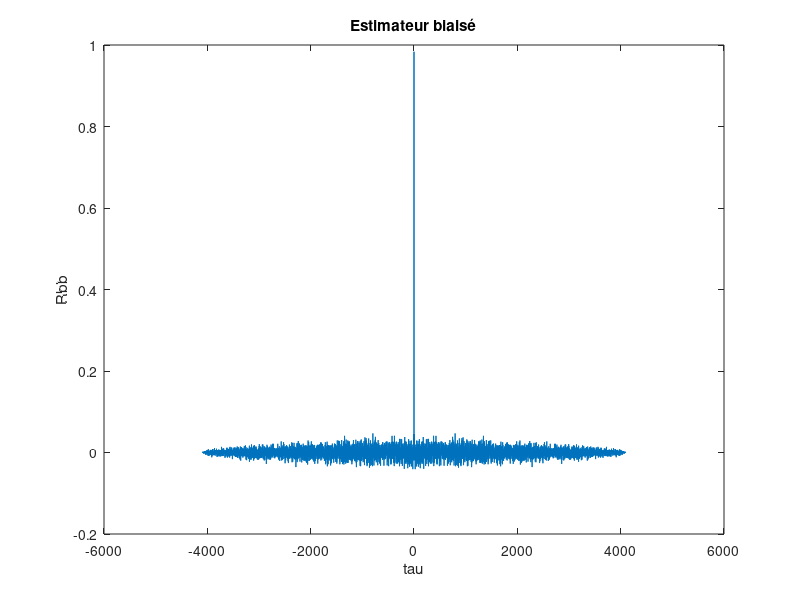
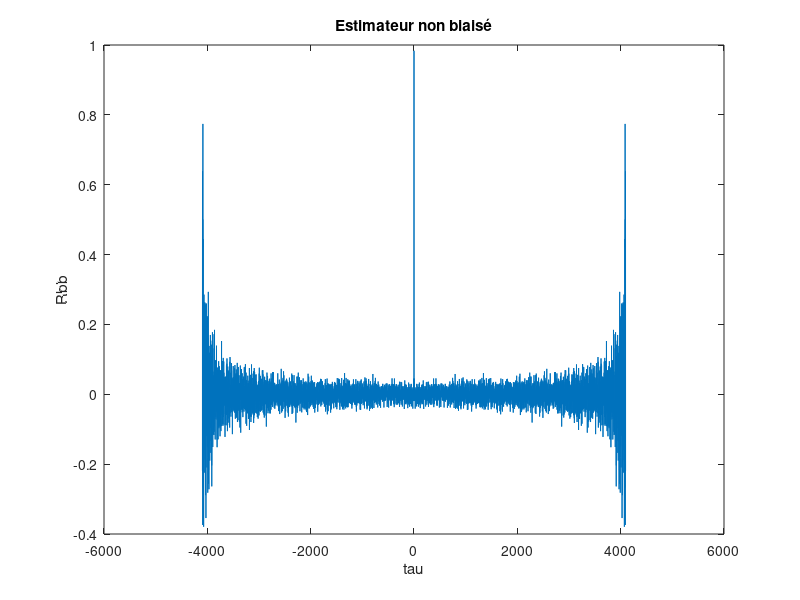
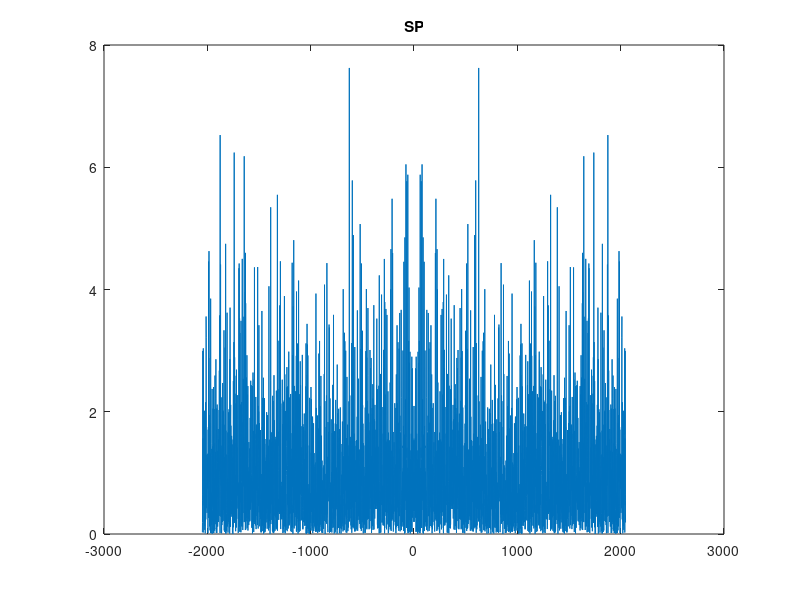
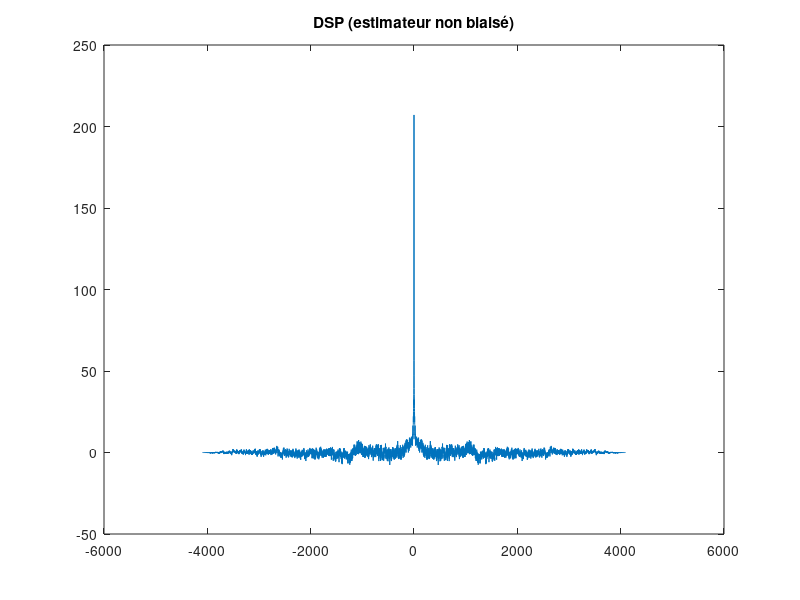

The MATLAB script that drew these images, in order:
clear all; clc ; close all;

%% PRÉLIMINAIRE 1

% Bruit blanc

N = 2^12;
sigma = 1;
mu = 0;

b = mu + randn(1,N)*sigma;

% Théorie : Rbb(tau) = sigma^2*delta(tau)

% Estimateur biaisé
Rbb_b = xcorr(b, 'biased');
figure, plot(-N+1:N-1, Rbb_b), title('Estimateur biaisé'), xlabel('tau'), ylabel('Rbb');
% Estimateur non biaisé
Rbb_nb = xcorr(b, 'unbiased');
figure, plot(-N+1:N-1, Rbb_nb), title('Estimateur non biaisé'), xlabel('tau'), ylabel('Rbb');

% Spectre de puissance
SP = abs(fftshift(fft(b))).^2/N;
figure, plot(-N/2:N/2-1, SP), title('SP');

% Densité spectrale de puissance
DSP = fftshift(fft(abs(Rbb_nb)));
figure, plot(-N+1:N-1, DSP), title('DSP (estimateur non biaisé)');

%% PRÉLIMINAIRE 2

Nfft = 2^6;
window = hamming(Nfft);
k = N/Nfft;
pw = zeros(Nfft, 1);
index = 1;

% Periodogramme de Welch
for i = 1:k
    xwindow = window.*b(index);
	index = index + Nfft;
    pw = pw + abs(fftshift(fft(xwindow, Nfft)));
end

pw = pw./norm(window);
figure, plot(-Nfft/2:Nfft/2-1,pw);

% Periodogramme de Daniell



